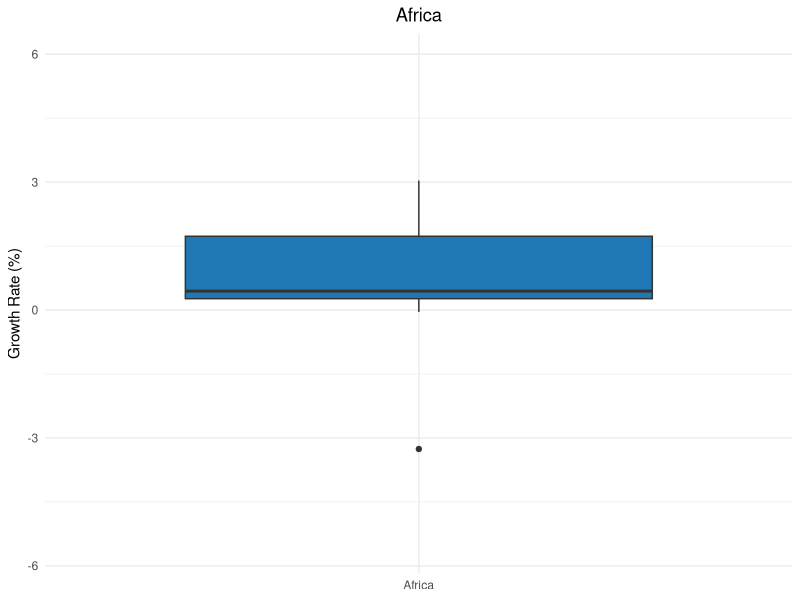
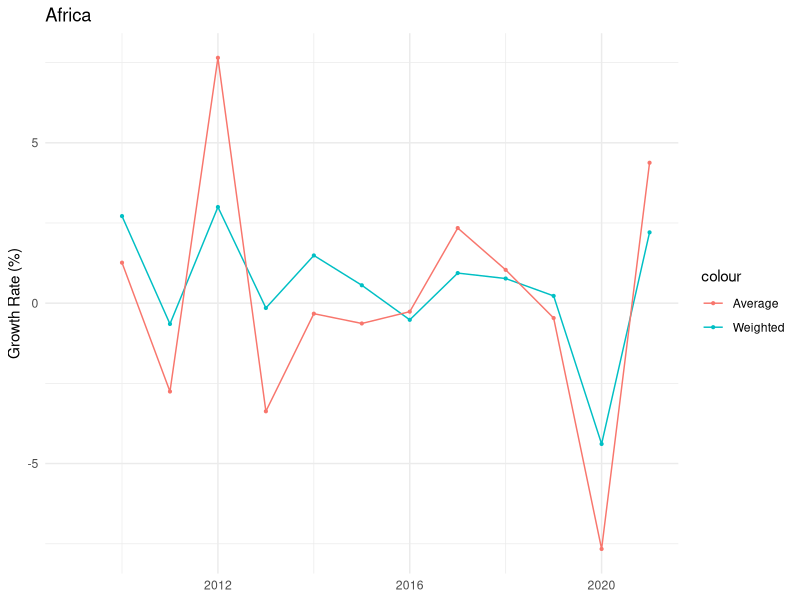
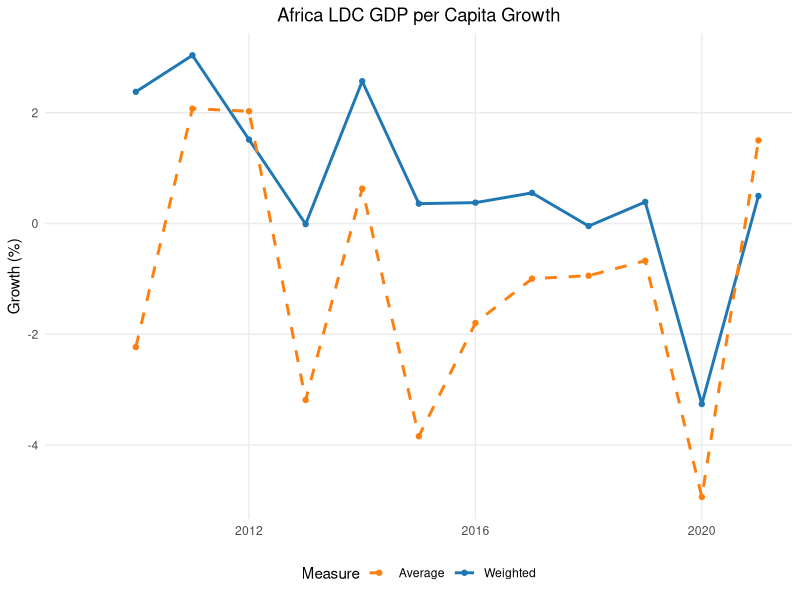
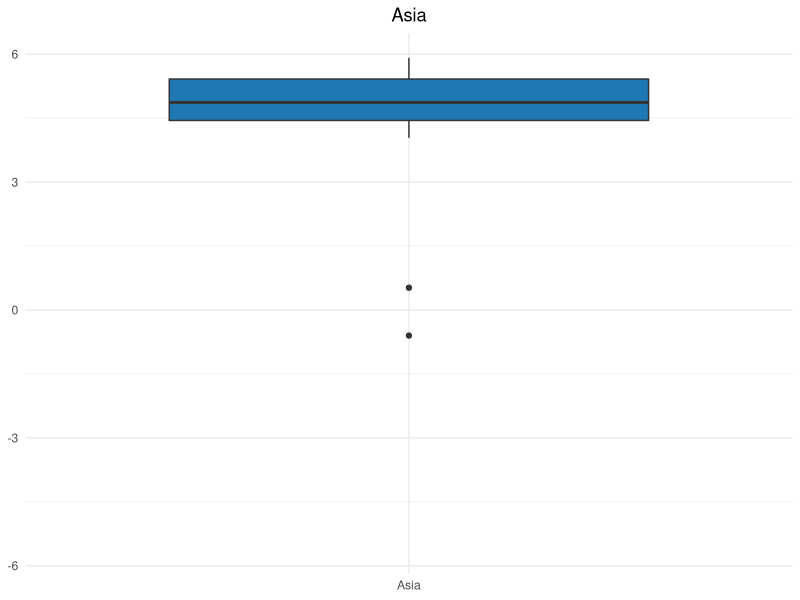
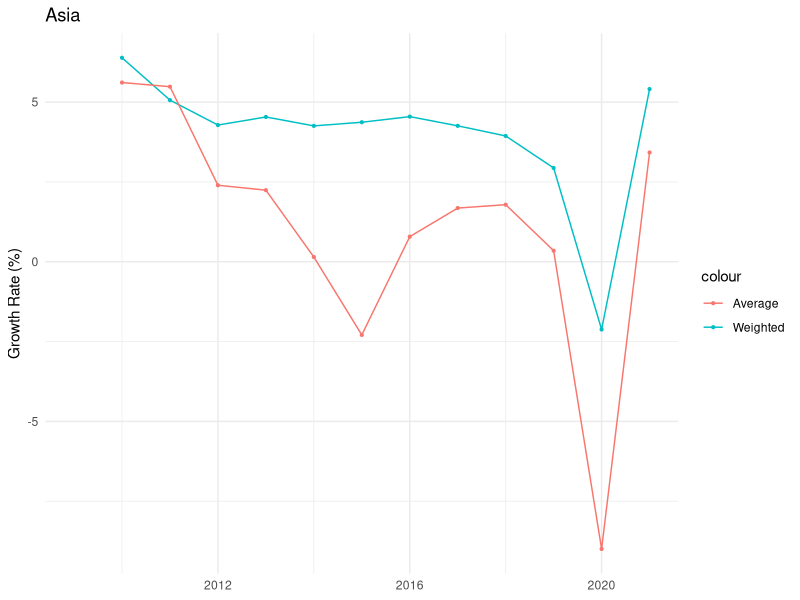
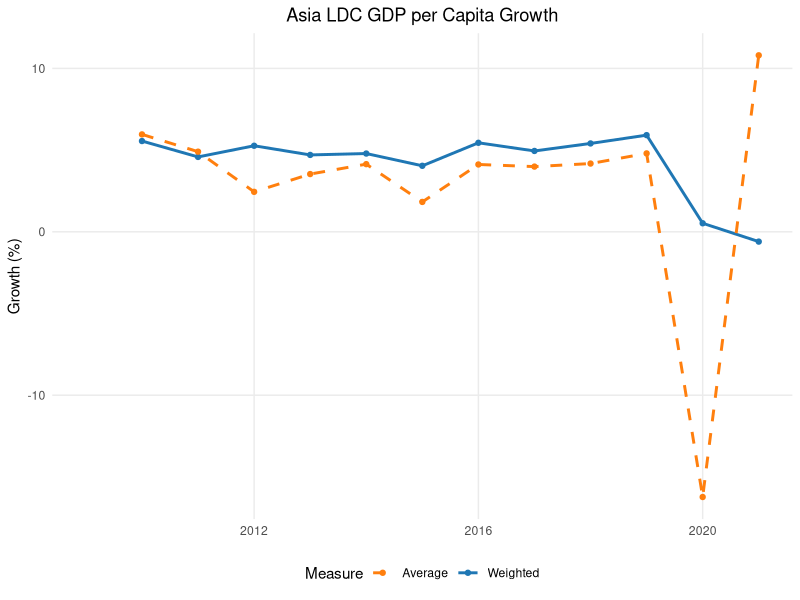
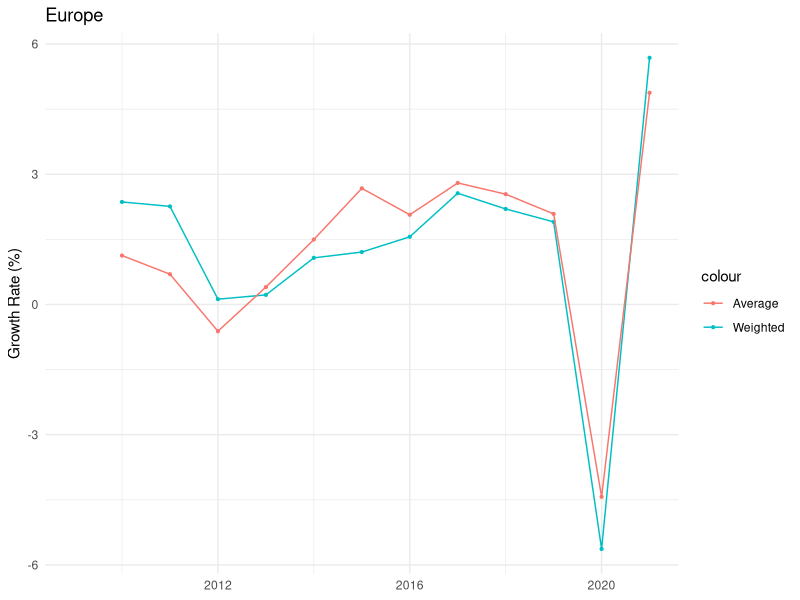
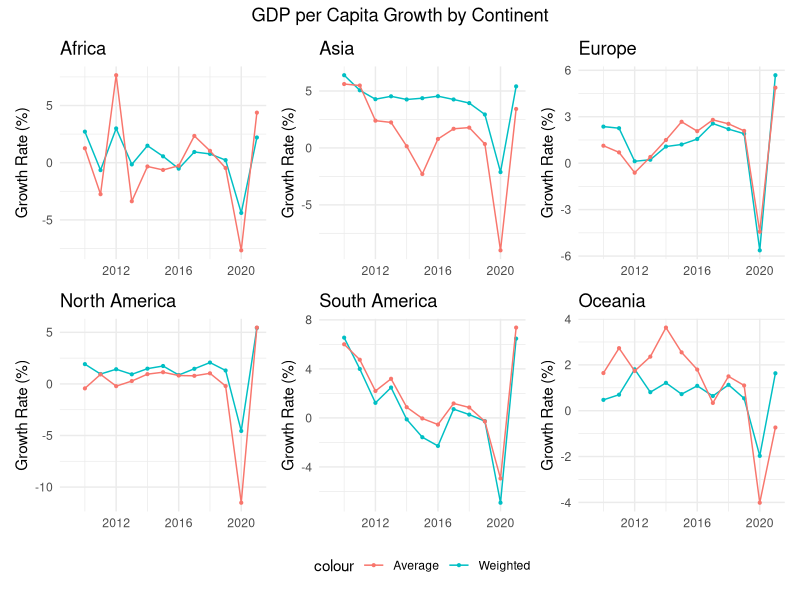

Generate these figures, in order, with R:
library(tidyverse)
library(dplyr)
library(ggplot2)
library(purrr)
library(patchwork)

## Importing Data Sets

Continent_Classification <- read.csv("data sets/continents-according-to-our-world-in-data.csv")
GDP_per_capita <- read.csv("data sets/gdp-per-capita-worldbank.csv")
LDC <- read.csv("data sets/LDC.csv")
World_Population <- read.csv("data sets/world population.csv")
NEET <- read.csv("data sets/youth-not-in-education-employment-training.csv")


# Rename Columns

colnames(GDP_per_capita) <- c("Country", "Code", "Year", "GDP_Per_Capita")
colnames(Continent_Classification) <- c("Country", "Code", "Year", "Continent")
colnames(World_Population) <- c("Country", "Code", "Year", "Population")


# Convert columns to correct types

GDP_per_capita <- GDP_per_capita %>%
  mutate(
    Country = as.character(Country),
    Code = as.character(Code),
    Year = as.integer(Year),
    GDP_Per_Capita = map_dbl(GDP_Per_Capita, as.numeric)
  )

Continent_Classification <- Continent_Classification %>%
  mutate(
    Country = as.character(Country),
    Code = as.character(Code),
    Year = as.integer(Year),
    Continent = as.character(Continent)
  )

World_Population <- World_Population %>%
  mutate(
    Country = as.character(Country),
    Code = as.character(Code),
    Year = as.integer(Year),
    Population = as.numeric(Population)
  )

# Combine Data Sets

GDP_Continent_Population_Combined <- GDP_per_capita %>%
  left_join(Continent_Classification %>% select(Code, Continent), by = "Code") %>%
  left_join(World_Population %>% select(Code, Year, Population), by = c("Code", "Year"))


GDP_Continent_Population_Combined <- GDP_Continent_Population_Combined %>%
  drop_na()


# LDC Classification

GDP_Continent_Population_Combined <- GDP_Continent_Population_Combined %>%
  mutate(LDC_Status = Country %in% LDC$Country & Year %in% LDC$Year)

# Add growth rate

GDP_Continent_Population_Combined <- GDP_Continent_Population_Combined %>%
  arrange(Country, Year) %>%  
  group_by(Country) %>%
  mutate(GDP_growth_rate = (GDP_Per_Capita - lag(GDP_Per_Capita)) / lag(GDP_Per_Capita) * 100) %>%
  ungroup()

# filter the years from 2009-2021
GDP_Continent_Population_Combined <- GDP_Continent_Population_Combined %>%
  filter(Year >= 2009 & Year <= 2021)


# Compute Continent Growth

continent_growth <- GDP_Continent_Population_Combined %>%
  group_by(Continent, Year) %>%
  summarise(
    weighted_gdp_pc = sum(GDP_Per_Capita * Population, na.rm = TRUE) / sum(Population, na.rm = TRUE), # weighted gdp_pc
    average_gdp_pc  = mean(GDP_Per_Capita, na.rm = TRUE),  # average gdp_pc
    .groups = "drop"
  ) %>%
  arrange(Continent, Year) %>%
  group_by(Continent) %>%
  mutate(weighted_growth = (weighted_gdp_pc / lag(weighted_gdp_pc) - 1) * 100) %>% # growth rate weighted by population
  mutate(average_growth = (average_gdp_pc / lag(average_gdp_pc) - 1) * 100) %>% # Average growth rate
  ungroup()


# NA during the years will affect accuracy of gdp growth rate
na_counts <- GDP_Continent_Population_Combined %>%
  group_by(Continent, Year) %>%
  summarise(
    na_GDP_growth_rate = sum(is.na(GDP_growth_rate)),
    .groups = "drop"
  ) %>%
  arrange(Continent, Year)
# Europe in 1995 is unreliable because 8 country have NA growth rate


# Plotting the graph for Continents


# Africa
Africa_growth <- ggplot(subset(continent_growth, Continent == "Africa"), aes(x = Year)) +
  geom_line(aes(y = weighted_growth, color = "Weighted")) +
  geom_point(aes(y = weighted_growth, color = "Weighted"), size = 0.75) +
  geom_line(aes(y = average_growth, color = "Average")) +
  geom_point(aes(y = average_growth, color = "Average"), size = 0.75) +
  labs(title = "Africa", y = "Growth Rate (%)", x = NULL) +
  theme_minimal()

# Asia
Asia_growth <- ggplot(subset(continent_growth, Continent == "Asia"), aes(x = Year)) +
  geom_line(aes(y = weighted_growth, color = "Weighted")) +
  geom_point(aes(y = weighted_growth, color = "Weighted"), size = 0.75) +
  geom_line(aes(y = average_growth, color = "Average")) +
  geom_point(aes(y = average_growth, color = "Average"), size = 0.75) +
  labs(title = "Asia", y = "Growth Rate (%)", x = NULL) +
  theme_minimal()

# Europe
Europe_growth <- ggplot(subset(continent_growth, Continent == "Europe"), aes(x = Year)) +
  geom_line(aes(y = weighted_growth, color = "Weighted")) +
  geom_point(aes(y = weighted_growth, color = "Weighted"), size = 0.75) +
  geom_line(aes(y = average_growth, color = "Average")) +
  geom_point(aes(y = average_growth, color = "Average"), size = 0.75) +
  labs(title = "Europe", y = "Growth Rate (%)", x = NULL) +
  theme_minimal()

# North America
NorthAmerica_growth <- ggplot(subset(continent_growth, Continent == "North America"), aes(x = Year)) +
  geom_line(aes(y = weighted_growth, color = "Weighted")) +
  geom_point(aes(y = weighted_growth, color = "Weighted"), size = 0.75) +
  geom_line(aes(y = average_growth, color = "Average")) +
  geom_point(aes(y = average_growth, color = "Average"), size = 0.75) +
  labs(title = "North America", y = "Growth Rate (%)", x = NULL) +
  theme_minimal()

# South America
SouthAmerica_growth <- ggplot(subset(continent_growth, Continent == "South America"), aes(x = Year)) +
  geom_line(aes(y = weighted_growth, color = "Weighted")) +
  geom_point(aes(y = weighted_growth, color = "Weighted"), size = 0.75) +
  geom_line(aes(y = average_growth, color = "Average")) +
  geom_point(aes(y = average_growth, color = "Average"), size = 0.75) +
  labs(title = "South America", y = "Growth Rate (%)", x = NULL) +
  theme_minimal()

# Oceania
Oceania_growth <- ggplot(subset(continent_growth, Continent == "Oceania"), aes(x = Year)) +
  geom_line(aes(y = weighted_growth, color = "Weighted")) +
  geom_point(aes(y = weighted_growth, color = "Weighted"), size = 0.75) +
  geom_line(aes(y = average_growth, color = "Average")) +
  geom_point(aes(y = average_growth, color = "Average"), size = 0.75) +
  labs(title = "Oceania", y = "Growth Rate (%)", x = NULL) +
  theme_minimal()

# Combine all six with one shared legend
Growth_Combined_Plot <- (Africa_growth | Asia_growth | Europe_growth) /
  (NorthAmerica_growth | SouthAmerica_growth | Oceania_growth) +
  plot_annotation(title = "GDP per Capita Growth by Continent",
                  theme = theme(plot.title = element_text(hjust = 0.5))) +
  plot_layout(guides = "collect") &
  theme(legend.position = "bottom")




# Share of LDC meeting the 7% target every year

ldc_target_share <- GDP_Continent_Population_Combined %>%
  filter(LDC_Status) %>%                                   # keep only LDCs
  group_by(Continent, Year) %>%
  summarise(
    n_ldc         = n_distinct(Country),                   # LDC count observed
    n_meet        = n_distinct(Country[GDP_growth_rate >= 7]),
    share_meeting = if_else(n_ldc > 0, 100 * n_meet / n_ldc, NA_real_), # percent
    .groups = "drop"
  )

# Plot the share of LDC meeting target

LDCShare <- ggplot(ldc_target_share, aes(x = Year, y = share_meeting, color = Continent)) +
  geom_line(size = 0.5) +
  geom_point(size=0.7) +
  labs(
    title = "Share of LDCs Meeting the UN ≥7% GDP Growth Target by Continents",
    x = "Year",
    y = "% of LDCs meeting target",
    color = "Continent"
  ) +
  theme_minimal(base_size = 12) +
  theme(
    legend.position = "bottom",
    plot.title = element_text(hjust = 0.5)   # center title
  )


# The growth rate of LDC


# LDC GDP per capita growth (weighted vs average) by continent-year

ldc_continent_growth <- GDP_Continent_Population_Combined %>%
  filter(LDC_Status) %>%
  group_by(Continent, Year) %>%
  summarise(
    weighted_gdp_pc_ldc = sum(GDP_Per_Capita * Population, na.rm = TRUE) / 
      sum(Population, na.rm = TRUE),
    average_gdp_pc_ldc  = mean(GDP_Per_Capita, na.rm = TRUE),
    .groups = "drop"
  ) %>%
  arrange(Continent, Year) %>%
  group_by(Continent) %>%
  mutate(
    weighted_growth_ldc = (weighted_gdp_pc_ldc / lag(weighted_gdp_pc_ldc) - 1) * 100,
    average_growth_ldc  = (average_gdp_pc_ldc  / lag(average_gdp_pc_ldc)  - 1) * 100
  ) %>%
  ungroup()

# Africa

Africa_LDC <- ggplot(subset(ldc_continent_growth, Continent == "Africa"), aes(x = Year)) +
  geom_line(aes(y = weighted_growth_ldc, color = "Weighted"), linewidth = 1) +
  geom_point(aes(y = weighted_growth_ldc, color = "Weighted"), size = 1.5) +
  geom_line(aes(y = average_growth_ldc,  color = "Average"), linewidth = 1, linetype = "dashed") +
  geom_point(aes(y = average_growth_ldc,  color = "Average"), size = 1.5) +
  scale_color_manual(values = c("Weighted" = "#1f77b4", "Average" = "#ff7f0e")) +
  labs(title = "Africa LDC GDP per Capita Growth", y = "Growth (%)", x = NULL, color = "Measure") +
  theme_minimal() +
  theme(
    legend.position = "bottom",
    panel.grid.minor = element_blank(),
    plot.title = element_text(hjust = 0.5)
  )

# Asia

# Graph after 1995 because Maldive is included as LDC in 1995 which caused distortion
ldc_continent_growth_Asia <- ldc_continent_growth %>%
  filter(Continent == "Asia", Year %in% 1996:2021)

Asia_LDC <- ggplot(ldc_continent_growth_Asia, aes(x = Year)) +
  geom_line(aes(y = weighted_growth_ldc, color = "Weighted"), linewidth = 1) +
  geom_point(aes(y = weighted_growth_ldc, color = "Weighted"), size = 1.5) +
  geom_line(aes(y = average_growth_ldc,  color = "Average"), linewidth = 1, linetype = "dashed") +
  geom_point(aes(y = average_growth_ldc,  color = "Average"), size = 1.5) +
  scale_color_manual(values = c("Weighted" = "#1f77b4", "Average" = "#ff7f0e")) +
  labs(title = "Asia LDC GDP per Capita Growth", y = "Growth (%)", x = NULL, color = "Measure") +
  theme_minimal() +
  theme(
    legend.position = "bottom",
    panel.grid.minor = element_blank(),
    plot.title = element_text(hjust = 0.5)
  )

# The sharp decline in 2020 was due to Maldives, having a -34% decline

# Oceania

Oceania_LDC <- ggplot(subset(ldc_continent_growth, Continent == "Oceania"), aes(x = Year)) +
  geom_line(aes(y = weighted_growth_ldc, color = "Weighted"), linewidth = 1) +
  geom_point(aes(y = weighted_growth_ldc, color = "Weighted"), size = 1.5) +
  geom_line(aes(y = average_growth_ldc,  color = "Average"), linewidth = 1, linetype = "dashed") +
  geom_point(aes(y = average_growth_ldc,  color = "Average"), size = 1.5) +
  scale_color_manual(values = c("Weighted" = "#1f77b4", "Average" = "#ff7f0e")) +
  labs(title = "Oceania LDC GDP per Capita Growth", y = "Growth (%)", x = NULL, color = "Measure") +
  theme_minimal() +
  theme(
    legend.position = "bottom",
    panel.grid.minor = element_blank(),
    plot.title = element_text(hjust = 0.5)
  )


# Box Plot to Show Distribution

# Common y-limits across the three continents (ignoring NAs)
ylim_range <- ldc_continent_growth %>%
  filter(Continent %in% c("Africa", "Asia", "Oceania")) %>%
  pull(weighted_growth_ldc) %>%
  range(na.rm = TRUE)

# Africa
Africa_box <- ggplot(subset(ldc_continent_growth, Continent == "Africa" & !is.na(weighted_growth_ldc)),
                     aes(x = "Africa", y = weighted_growth_ldc)) +
  geom_boxplot(fill = "#1f77b4") +
  coord_cartesian(ylim = ylim_range) +
  labs(title = "Africa", x = NULL, y = "Growth Rate (%)") +
  theme_minimal() +
  theme(plot.title = element_text(hjust = 0.5))

# Asia
Asia_box <- ggplot(subset(ldc_continent_growth, Continent == "Asia" & !is.na(weighted_growth_ldc)),
                   aes(x = "Asia", y = weighted_growth_ldc)) +
  geom_boxplot(fill = "#1f77b4") +
  coord_cartesian(ylim = ylim_range) +
  labs(title = "Asia", x = NULL, y = NULL) +
  theme_minimal() +
  theme(plot.title = element_text(hjust = 0.5))

# Oceania
Oceania_box <- ggplot(subset(ldc_continent_growth, Continent == "Oceania" & !is.na(weighted_growth_ldc)),
                      aes(x = "Oceania", y = weighted_growth_ldc)) +
  geom_boxplot(fill = "#1f77b4") +
  coord_cartesian(ylim = ylim_range) +
  labs(title = "Oceania", x = NULL, y = NULL) +
  theme_minimal() +
  theme(plot.title = element_text(hjust = 0.5))

# Combine into one row with a shared title
LDC_Distribution_Combined <- (Africa_box | Asia_box | Oceania_box) +
  plot_annotation(
    title = "Distribution of Weighted LDC GDP per Capita Growth",
    theme = theme(plot.title = element_text(hjust = 0.5))
  )




